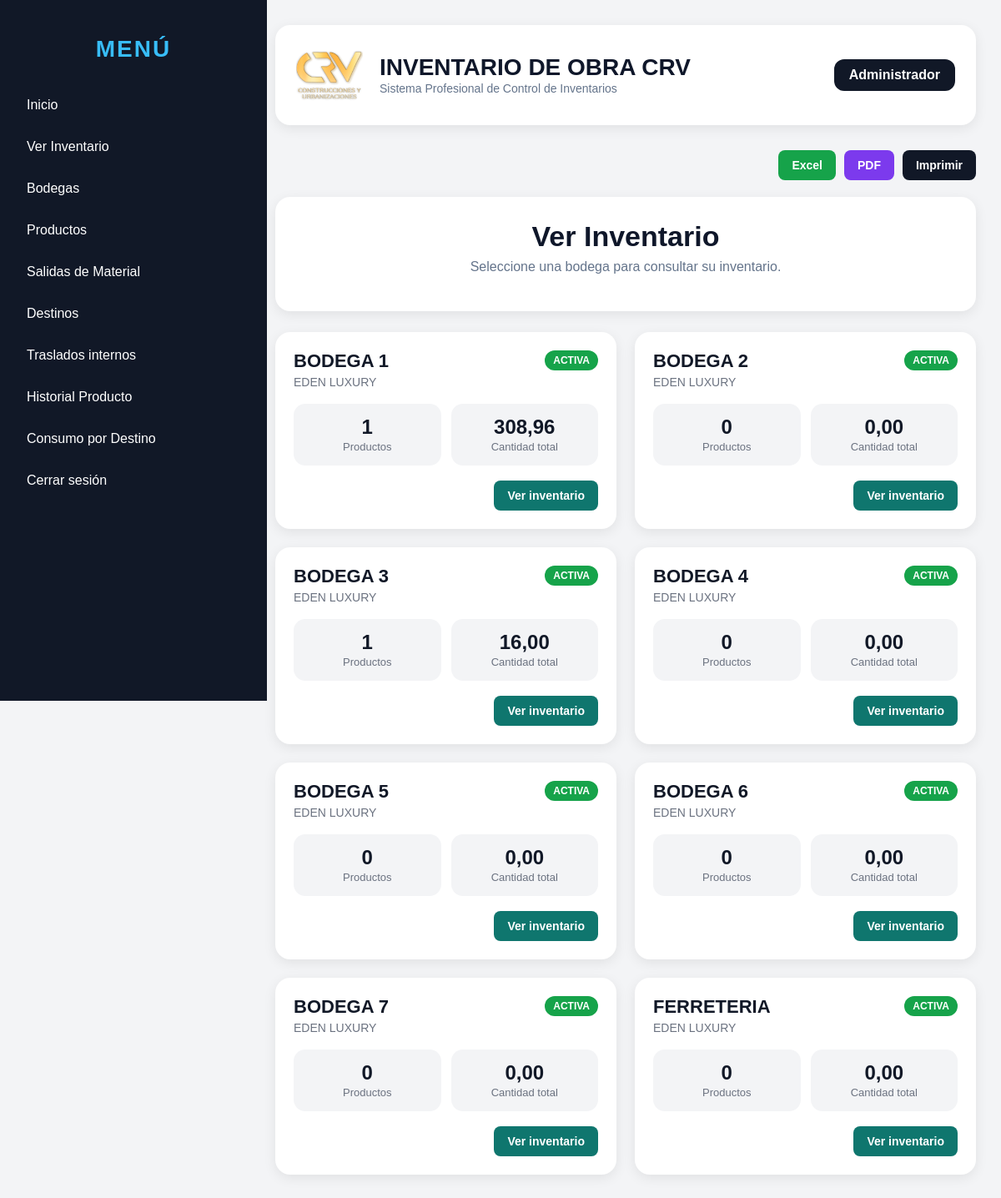
Page /existencias (signed in) on the committed database.
### models/usuario.py (models this page shows, shortened)
class Usuario(db.Model, UserMixin):
    __tablename__ = "usuarios"
    id = db.Column(db.Integer, primary_key=True)
    nombre = db.Column(db.String(100), nullable=False)
    usuario = db.Column(db.String(50), unique=True, nullable=False)
    password_hash = db.Column(db.String(200), nullable=False)
    rol = db.Column(db.String(50), default="ADMIN")

### models/obra.py (models this page shows)
class Obra(db.Model):
    __tablename__ = "obras"
    id = db.Column(db.Integer, primary_key=True)
    nombre = db.Column(db.String(150), nullable=False)
    ubicacion = db.Column(db.String(150))
    responsable = db.Column(db.String(100))
    estado = db.Column(db.String(30), default="ACTIVA")

### routes/existencias.py (the view)
@existencias_bp.route("/existencias")
@login_required
def listar_bodegas_inventario():
    bodegas = Obra.query.order_by(Obra.nombre.asc()).all()
    bodegas_data = []
    for bodega in bodegas:
        existencias = Existencia.query.filter_by(obra_id=bodega.id).all()
        total_productos = 0
        total_cantidad = 0
        for e in existencias:
            if e.cantidad > 0:
                total_productos += 1
                total_cantidad += e.cantidad
        bodegas_data.append({
            "bodega": bodega,
            "total_productos": total_productos,
            "total_cantidad": total_cantidad
        })
    return render_template(
        "existencias/bodegas.html",
        bodegas_data=bodegas_data
    )

### templates/existencias/bodegas.html (shortened to what this page needs)
{% extends "base.html" %}
{% block content %}
<div class="header-actions no-print">
    <div class="right-actions">
        <a class="btn btn-excel" href="/existencias/excel">Excel</a>
        <a class="btn btn-pdf" href="/existencias/pdf">PDF</a>
        <button onclick="window.print()" class="btn btn-print">Imprimir</button>
    </div>
</div>
<div class="page-header-card no-print">
    <h1>Ver Inventario</h1>
    <p>Seleccione una bodega para consultar su inventario.</p>
</div>
<div class="bodega-grid no-print">
    {% for item in bodegas_data %}
    <div class="bodega-card">
        <div class="bodega-header">
            <div>
                <h2>{{ item.bodega.nombre }}</h2>
                <p>{{ item.bodega.ubicacion }}</p>
            </div>
            <span class="badge-success">{{ item.bodega.estado }}</span>
        </div>
        <div class="bodega-kpis">
            <div>
                <strong>{{ item.total_productos }}</strong>
                <span>Productos</span>
            </div>
            <div>
                <strong>
                    {{ "{:,.2f}".format(item.total_cantidad).replace(",", "X").replace(".", ",").replace("X", ".") }}
                </strong>
                <span>Cantidad total</span>
            </div>
        </div>
        <div class="bodega-actions no-print">
            <a class="btn btn-new" href="/existencias/bodega/{{ item.bodega.id }}">Ver inventario</a>
        </div>
    </div>
    {% endfor %}
</div>
{% endblock %}

### templates/base.html (shortened to what this page needs)
<!DOCTYPE html>
<html lang="es">
<head>
</head>
<body>
    <div class="sidebar">
        <h2 class="menu-title">MENÚ</h2>
        <a href="/dashboard">Inicio</a>
        <a href="/existencias">Ver Inventario</a>
        <a href="/obras">Bodegas</a>
        <a href="/productos">Productos</a>
        <a href="/movimientos">Salidas de Material</a>
        <a href="/destinos">Destinos</a>
        <a href="/traslados/nuevo">Traslados internos</a>
        <a href="/historial-producto">Historial Producto</a>
        <a href="/consumos/destino">Consumo por Destino</a>
        <a href="/logout">Cerrar sesión</a>
    </div>
    <div class="content">
        <div class="topbar">
            <div class="topbar-left">
                <img src="{{ url_for('static', filename='logo.png') }}">
                <div>
                    <h1>INVENTARIO DE OBRA CRV</h1>
                    <span>Sistema Profesional de Control de Inventarios</span>
                </div>
            </div>
            <div class="topbar-right">
                {{ current_user.nombre }}
            </div>
        </div>
        {% block content %}{% endblock %}
    </div>
</body>
</html>

### templates/base.html (style rules this page uses)
body { margin: 0; font-family: Arial, sans-serif; background: #f3f4f6; }
.sidebar { width: 280px; height: 100vh; background: #111827; color: white; position: fixed; padding: 20px; }
.sidebar h2 { margin-bottom: 30px; color: #38bdf8; }
.menu-title { color:white; text-align:center; font-size:28px; margin-bottom:35px; letter-spacing:2px; font-weight:800; }
.sidebar a { display: block; color: white; text-decoration: none; padding: 12px; border-radius: 8px; margin-bottom: 8px; }
.content { margin-left: 300px; padding: 30px; }
.topbar { background: white; padding: 15px 20px; border-radius: 12px; margin-bottom: 25px; box-shadow: 0 2px 8px rgba(0,0,0,0.08); }
.topbar { background:white; padding:20px 25px; border-radius:18px; margin-bottom:30px; box-shadow:0 4px 15px rgba(0,0,0,0.08); display:flex; justify-content:space-between; align-items:center; }
.topbar-left { display:flex; align-items:center; gap:20px; }
.topbar-left img { width:80px; height:80px; object-fit:contain; }
.topbar-left h1 { margin:0; color:#0f172a; font-size:28px; }
.topbar-left span { color:#64748b; font-size:14px; }
.topbar-right { background:#111827; color:white; padding:10px 18px; border-radius:12px; font-weight:bold; }
button, .btn { background: #2563eb; color: white; padding: 10px 16px; border: none; border-radius: 8px; text-decoration: none; cursor: pointer; display: inline-block; font-size: 14px; font-weight: 600; transition: all 0.2s ease; }
.btn-new { background: #0f766e; }
.btn-excel { background: #16a34a; }
.btn-pdf { background: #7c3aed; }
.btn-print { background: #111827; }
.header-actions { display: flex; justify-content: space-between; align-items: center; margin-bottom: 20px; }
.left-actions, .right-actions { display: flex; gap: 10px; align-items: center; }
.badge-success { background: #16a34a; color: white; padding: 5px 10px; border-radius: 999px; font-size: 12px; font-weight: bold; }
.bodega-grid { display: grid; grid-template-columns: repeat(auto-fit, minmax(330px, 1fr)); gap: 22px; }
.bodega-card { background: white; border-radius: 18px; padding: 22px; box-shadow: 0 4px 15px rgba(0,0,0,0.08); }
.bodega-header { display: flex; justify-content: space-between; align-items: flex-start; margin-bottom: 18px; }
.bodega-header h2 { margin: 0; color: #111827; font-size: 22px; }
.bodega-header p { margin: 4px 0 0 0; color: #6b7280; font-size: 14px; }
.bodega-kpis { display: grid; grid-template-columns: 1fr 1fr; gap: 12px; margin-bottom: 18px; }
.bodega-kpis div { background: #f3f4f6; border-radius: 14px; padding: 14px; text-align: center; }
.bodega-kpis strong { display: block; font-size: 24px; color: #111827; }
.bodega-kpis span { color: #6b7280; font-size: 13px; }
.bodega-actions { margin-top: 18px; display: flex; justify-content: flex-end; gap: 8px; }
.page-header-card { background: white; border-radius: 18px; padding: 28px 30px; margin-bottom: 25px; text-align: center; box-shadow: 0 4px 15px rgba(0,0,0,0.08); }
.page-header-card h1 { margin: 0; font-size: 34px; color: #0f172a; }
.page-header-card p { margin-top: 8px; color: #64748b; font-size: 16px; }

### rows in the picture
Usuario: nombre "Administrador"
Obra: bodega.nombre "BODEGA 1", bodega.ubicacion "EDEN LUXURY", bodega.estado "ACTIVA"
Obra: bodega.nombre "BODEGA 2", bodega.ubicacion "EDEN LUXURY", bodega.estado "ACTIVA"
Obra: bodega.nombre "BODEGA 3", bodega.ubicacion "EDEN LUXURY", bodega.estado "ACTIVA"
Obra: bodega.nombre "BODEGA 4", bodega.ubicacion "EDEN LUXURY", bodega.estado "ACTIVA"
Obra: bodega.nombre "BODEGA 5", bodega.ubicacion "EDEN LUXURY", bodega.estado "ACTIVA"
Obra: bodega.nombre "BODEGA 6", bodega.ubicacion "EDEN LUXURY", bodega.estado "ACTIVA"
Obra: bodega.nombre "BODEGA 7", bodega.ubicacion "EDEN LUXURY", bodega.estado "ACTIVA"
Obra: bodega.nombre "FERRETERIA", bodega.ubicacion "EDEN LUXURY", bodega.estado "ACTIVA"

### other values in the picture
{{ item.total_productos }} "1" "0" "1" "0" "0" "0" "0" "0"
